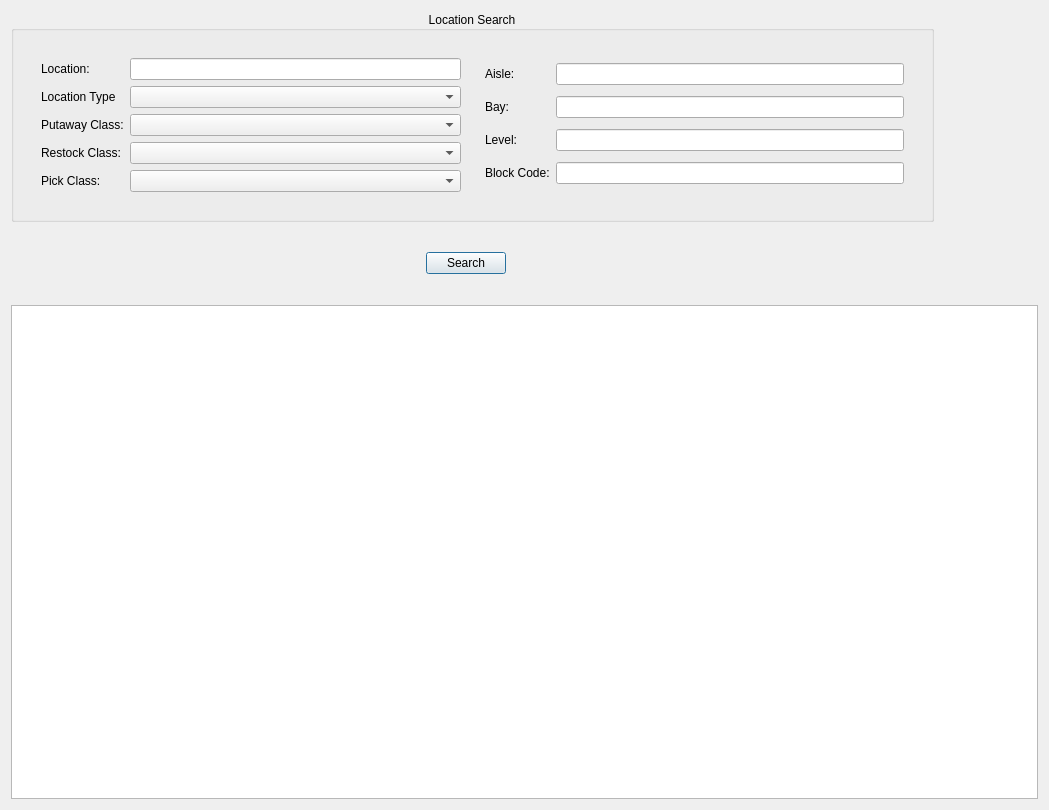
<?xml version="1.0" encoding="UTF-8"?>
<ui version="4.0">
 <class>LocationSearch</class>
 <widget class="QDialog" name="LocationSearch">
  <property name="geometry">
   <rect>
    <x>0</x>
    <y>0</y>
    <width>1049</width>
    <height>810</height>
   </rect>
  </property>
  <property name="windowTitle">
   <string>Location Search Window</string>
  </property>
  <layout class="QGridLayout" name="gridLayout_6">
   <item row="1" column="2">
    <spacer name="horizontalSpacer_2">
     <property name="orientation">
      <enum>Qt::Horizontal</enum>
     </property>
     <property name="sizeHint" stdset="0">
      <size>
       <width>40</width>
       <height>20</height>
      </size>
     </property>
    </spacer>
   </item>
   <item row="0" column="3" rowspan="2">
    <spacer name="verticalSpacer">
     <property name="orientation">
      <enum>Qt::Vertical</enum>
     </property>
     <property name="sizeHint" stdset="0">
      <size>
       <width>98</width>
       <height>288</height>
      </size>
     </property>
    </spacer>
   </item>
   <item row="1" column="1">
    <widget class="QFrame" name="frame_4">
     <property name="frameShape">
      <enum>QFrame::NoFrame</enum>
     </property>
     <property name="frameShadow">
      <enum>QFrame::Raised</enum>
     </property>
     <layout class="QGridLayout" name="gridLayout_5">
      <item row="0" column="0">
       <widget class="QPushButton" name="pushButton_Search">
        <property name="text">
         <string>Search</string>
        </property>
       </widget>
      </item>
      <item row="0" column="1">
       <widget class="QLabel" name="Records">
        <property name="text">
         <string/>
        </property>
       </widget>
      </item>
     </layout>
    </widget>
   </item>
   <item row="0" column="0" colspan="3">
    <widget class="QGroupBox" name="groupBox">
     <property name="title">
      <string>Location Search</string>
     </property>
     <property name="alignment">
      <set>Qt::AlignCenter</set>
     </property>
     <layout class="QGridLayout" name="gridLayout_4">
      <item row="0" column="0">
       <widget class="QFrame" name="frame_3">
        <property name="frameShape">
         <enum>QFrame::NoFrame</enum>
        </property>
        <property name="frameShadow">
         <enum>QFrame::Raised</enum>
        </property>
        <layout class="QGridLayout" name="gridLayout">
         <item row="0" column="1">
          <widget class="QFrame" name="frame_2">
           <property name="frameShape">
            <enum>QFrame::NoFrame</enum>
           </property>
           <property name="frameShadow">
            <enum>QFrame::Raised</enum>
           </property>
           <layout class="QGridLayout" name="gridLayout_3">
            <item row="1" column="0">
             <widget class="QLabel" name="label_7">
              <property name="text">
               <string>Bay:</string>
              </property>
             </widget>
            </item>
            <item row="0" column="0">
             <widget class="QLabel" name="label_6">
              <property name="text">
               <string>Aisle:</string>
              </property>
             </widget>
            </item>
            <item row="0" column="1">
             <widget class="QLineEdit" name="lineEdit_Aisle"/>
            </item>
            <item row="2" column="1">
             <widget class="QLineEdit" name="lineEdit_Level"/>
            </item>
            <item row="2" column="0">
             <widget class="QLabel" name="label_8">
              <property name="text">
               <string>Level:</string>
              </property>
             </widget>
            </item>
            <item row="3" column="1">
             <widget class="QLineEdit" name="lineEdit_BlockCode"/>
            </item>
            <item row="3" column="0">
             <widget class="QLabel" name="label_5">
              <property name="text">
               <string>Block Code:</string>
              </property>
             </widget>
            </item>
            <item row="1" column="1">
             <widget class="QLineEdit" name="lineEdit_Bay"/>
            </item>
           </layout>
          </widget>
         </item>
         <item row="0" column="0">
          <widget class="QFrame" name="frame">
           <property name="frameShape">
            <enum>QFrame::NoFrame</enum>
           </property>
           <property name="frameShadow">
            <enum>QFrame::Raised</enum>
           </property>
           <layout class="QGridLayout" name="gridLayout_2">
            <item row="0" column="1">
             <widget class="QLineEdit" name="lineEdit_Location"/>
            </item>
            <item row="1" column="1">
             <widget class="QComboBox" name="comboBox_LocType"/>
            </item>
            <item row="3" column="0">
             <widget class="QLabel" name="label_4">
              <property name="text">
               <string>Restock Class:</string>
              </property>
             </widget>
            </item>
            <item row="0" column="0">
             <widget class="QLabel" name="label_2">
              <property name="text">
               <string>Location:</string>
              </property>
             </widget>
            </item>
            <item row="2" column="0">
             <widget class="QLabel" name="label_3">
              <property name="text">
               <string>Putaway Class:</string>
              </property>
             </widget>
            </item>
            <item row="1" column="0">
             <widget class="QLabel" name="label">
              <property name="text">
               <string>Location Type</string>
              </property>
             </widget>
            </item>
            <item row="4" column="0">
             <widget class="QLabel" name="label_9">
              <property name="text">
               <string>Pick Class:</string>
              </property>
             </widget>
            </item>
            <item row="2" column="1">
             <widget class="QComboBox" name="comboBox_PutaClass"/>
            </item>
            <item row="3" column="1">
             <widget class="QComboBox" name="comboBox_RstkClass"/>
            </item>
            <item row="4" column="1">
             <widget class="QComboBox" name="comboBox_PickClass"/>
            </item>
           </layout>
          </widget>
         </item>
        </layout>
       </widget>
      </item>
     </layout>
    </widget>
   </item>
   <item row="1" column="0">
    <spacer name="horizontalSpacer">
     <property name="orientation">
      <enum>Qt::Horizontal</enum>
     </property>
     <property name="sizeHint" stdset="0">
      <size>
       <width>40</width>
       <height>20</height>
      </size>
     </property>
    </spacer>
   </item>
   <item row="2" column="0" colspan="4">
    <widget class="QTableView" name="tableViewItemSearch">
     <property name="styleSheet">
      <string notr="true"/>
     </property>
     <property name="frameShape">
      <enum>QFrame::StyledPanel</enum>
     </property>
     <property name="sizeAdjustPolicy">
      <enum>QAbstractScrollArea::AdjustToContents</enum>
     </property>
     <property name="editTriggers">
      <set>QAbstractItemView::NoEditTriggers</set>
     </property>
     <property name="alternatingRowColors">
      <bool>true</bool>
     </property>
    </widget>
   </item>
  </layout>
 </widget>
 <resources/>
 <connections/>
</ui>
